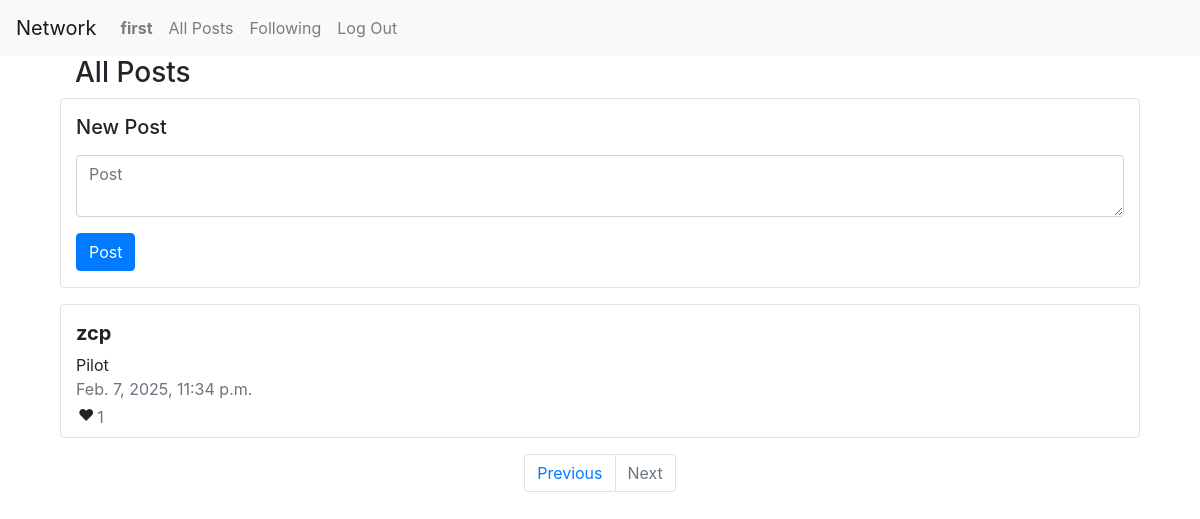
Page /?page=2 (signed in) on the committed database.
### network/models.py (models this page shows, shortened)
class User(AbstractUser):
    @property
    def posts_liked(self):
        return Like.objects.filter(liker=self).values_list("post_id", flat=True)

class Post(Model):
    body = TextField(max_length=2048)
    posted_by = ForeignKey(User, on_delete=CASCADE, related_name="posts")
    timestamp = DateTimeField(auto_now=True)
    def like_count(self):
        return self.likes.count()

### network/views.py (the view)
# urls.py: path("", views.index, name="index"),
@csrf_exempt
def index(request):
    posts = Post.objects.order_by('-timestamp')
    paginator = Paginator(posts, 10)
    page_number = request.GET.get('page')
    page_obj = paginator.get_page(page_number)
    if request.method == "POST":
        if (like_return := like(request)) is not None:
            return like_return
        form = NewPostingForm(request.POST)
        if form.is_valid():
            posting = form.save(commit=False)
            posting.posted_by = request.user
            posting.save()
            return HttpResponseRedirect(reverse("index"))
        else:
            return render(request, "network/index.html", {
                "form": form,
                "posts": page_obj
            })
    elif request.method == "PUT":
        return edit(request)
    else:
        return render(request, "network/index.html", {
            "form": NewPostingForm(),
            "posts": page_obj
        })

### network/views.py
class NewPostingForm(ModelForm):
    class Meta:
        model = Post
        fields = ['body']
        widgets = {
            'body': Textarea(attrs={
                'class': "form-control",
                'placeholder': 'Post',
                'rows': 2
            })
        }

### network/templates/network/index.html (shortened to what this page needs)
{% extends "network/layout.html" %}
{% load static %}
{% block body %}
    <div class="container vh-100">
        <div class="row">
            <div class="col">
                <h3>All Posts</h3>
            </div>
        </div>
        {% if user.is_authenticated %}
            <div class="row border rounded text-break">
                <div class="col pt-3">
                    <form action="{% url 'index' %}" method="post">
                        <div class="form-group">
                            <h5>New Post</h5>
                        </div>
                        <div class="form-group">
                            {{ form.body }}
                        </div>
                        <div class="form-group">
                            <input class="btn btn-primary" type="submit" value="Post">
                        </div>
                    </form>
                </div>
            </div>
        {% endif %}
        {% for post in posts %}
            <div class="row border rounded text-break mt-3">
                <div class="col mt-3 mb-1">
                    <h5 class="font-weight-bold">
                        <a href="{% url 'profile' post.posted_by %}" class="text-decoration-none text-reset">
                            {{ post.posted_by }}
                        </a>
                    </h5>
                    <div id="{{ post.id }}">{{ post.body }}</div>
                    <div class="text-secondary">{{ post.timestamp }}</div>
                    <table>
                        <tr>
                            <td>
                                {% if post.id in user.posts_liked %}
                                    <button data-post="{{ post.id }}" class="btn p-0 mb-1" type="button">
                                        &#x2764;
                                    </button>
                                {% else %}
                                    <button data-post="{{ post.id }}" class="btn p-0 mb-1 heart" type="button">
                                        &#x2764;
                                    </button>
                                {% endif %}
                            </td>
                            <td class="text-secondary">{{ post.like_count }}</td>
                        </tr>
                    </table>
                </div>
            </div>
        {% endfor %}
        <nav aria-label="Page navigation example">
            <ul class="pagination justify-content-center mt-3 pb-3">
                {% if posts.has_previous %}
                    <li class="page-item"><a class="page-link" href="?page={{ posts.previous_page_number }}">Previous</a></li>
                {% else %}
                    <li class="page-item disabled"><a class="page-link" href="">Previous</a></li>
                {% endif %}
                {% if posts.has_next %}
                    <li class="page-item"><a class="page-link" href="?page={{ posts.next_page_number }}">Next</a></li>
                {% else %}
                    <li class="page-item disabled"><a class="page-link" href="">Next</a></li>
                {% endif %}
            </ul>
        </nav>
    </div>
{% endblock %}

### network/templates/network/layout.html (shortened to what this page needs)
{% load static %}
<!DOCTYPE html>
<html lang="en">
    <head>
        <link rel="stylesheet" href="https://stackpath.bootstrapcdn.com/bootstrap/4.4.1/css/bootstrap.min.css">
        <link href="{% static 'network/styles.css' %}" rel="stylesheet">
    </head>
    <body>
        <nav class="navbar navbar-expand-lg navbar-light bg-light">
            <a class="navbar-brand" href="#">Network</a>
            <div>
                <ul class="navbar-nav mr-auto">
                    {% if user.is_authenticated %}
                        <li class="nav-item">
                            <a class="nav-link" href="#"><strong>{{ user.username }}</strong></a>
                        </li>
                    {% endif %}
                    <li class="nav-item">
                        <a class="nav-link" href="{% url 'index' %}">All Posts</a>
                    </li>
                    {% if user.is_authenticated %}
                        <li class="nav-item">
                            <a class="nav-link" href="{% url 'following' %}" id="following">Following</a>
                        </li>
                        <li class="nav-item">
                            <a class="nav-link" href="{% url 'logout' %}">Log Out</a>
                        </li>
                    {% endif %}
                </ul>
            </div>
        </nav>
        <div class="body">
            {% block body %}
            {% endblock %}
        </div>
    </body>
</html>

### network/static/network/styles.css (style rules this page uses)
.container { max-width: 90%; }

### rows in the picture
User: username "first"
Post: posted_by "zcp", body "Pilot", timestamp "Feb. 7, 2025, 11:34 p.m.", like_count "1"
